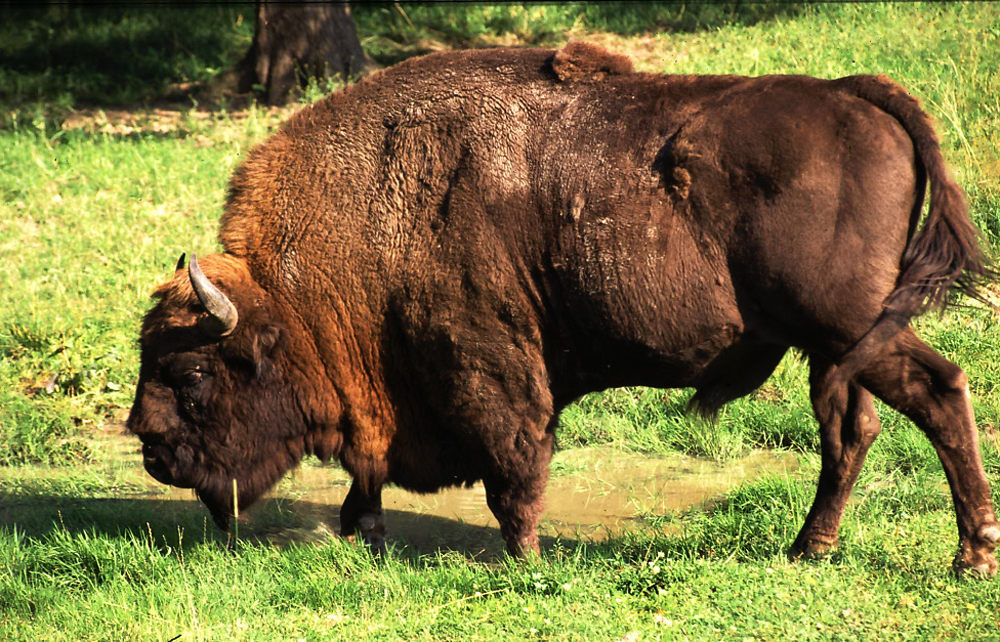
%> input picture Ao/lab1/zubr.jpg, 1000 x 642 px
$ octave zad1.m   (GNU Octave 9; MATLAB toolbox functions it lacks are replaced by stand-ins)
%> lines starting %> are read from the running program, lines starting %| are printed output that depends on the picture
clear;
clc;
close all; %zamkniecie wszystkich otwartych okien

im=imread('zubr.jpg'); %macierz o wymiarach h,w,3 - wysokosc, szerokosc, dane o kolorach (unit8 -> 0-255)
%> im is the input picture: size 642x1000x3 uint8; mean R, G, B 124.1, 115.2, 62.1
im = double(im)/255; %zmiana wartosci unit8 na double - wiecej operacji na liczbach, ale zakres imshow sie zmienia z 0-255 do 0-1 wiec wszystko jest biale (odczytywna maksymalna wartosc - bialy kolor)
%> im: size 642x1000x3 double
%dzielenie przez 255 pozwala miec odpowiedni zakres do wyswietlenia obrazu jako double
%imshow(im); %wyswietlenie obrazu - imshow nie wyswietla wykresow - tylko zdjecia

%wyswietlenie 2 obrazkow na raz
figure; %otworzenie nowego okna, trzeba je zamykac recznie
imshow(im);
subplot(2,1,1); %otworzenie 2 obrazow w jednym oknie - h-ilosc okien w wysokosci, w-szeokosci, i-na ktorym obszarze dzialamy
imshow(im);
subplot(2,1,2);
imshow(im);

greenim = im; %skopiowanie obrazka
greenim(:,:,[1,3])=0; %zmiana na sama warstwe zielona
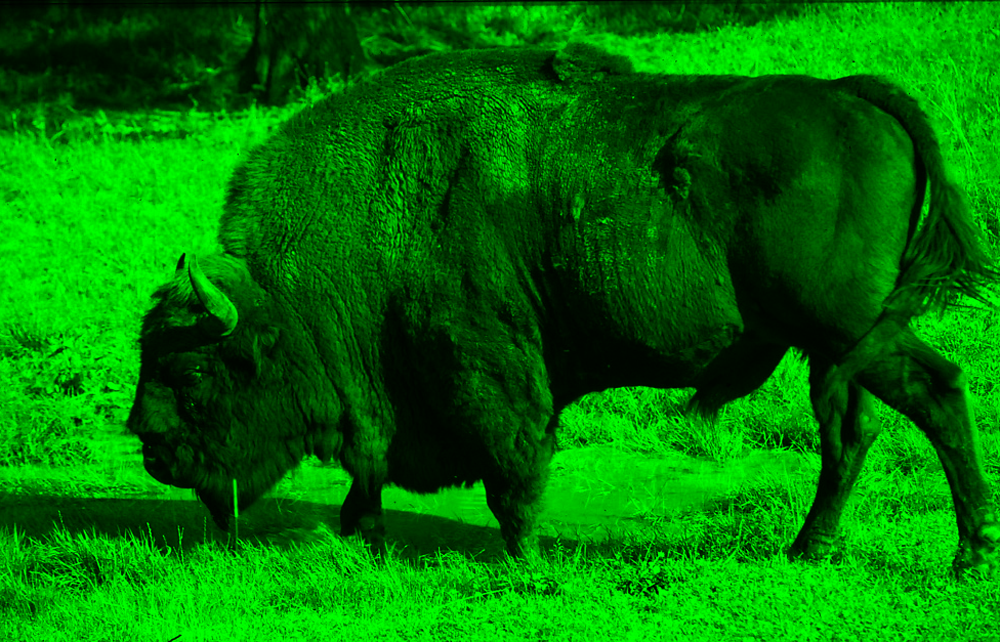
%> greenim: size 642x1000x3 double; mean R, G, B 0, 0.452, 0
subplot(1,2,1);
imshow(greenim);
subplot(1,2,2);
imshow(im(:,:,2)); %interpretuje jako szarosc a nie zielony

%wyswietlenie 3 warstw kolorow w skali szarosci
subplot(2,3,1);
imshow(im(:,:,1));
subplot(2,3,2);
imshow(im(:,:,2));
subplot(2,3,3);
imshow(im(:,:,3));

%wyswietlenie histogramu
subplot(2,3,4);
imhist(im(:,:,1));
subplot(2,3,5);
imhist(im(:,:,2));
subplot(2,3,6);
imhist(im(:,:,3));

%wyswiwtlenie obrazu w skali szarosci
greyim=mean(im,3); %srednia arytmetyczna - usredniamy w 3 kierunku (kolory, domyslnie 1), mozna wziac dowolna inna funkcje akumulacyjna - bierze duzo wartosci i daje jedna
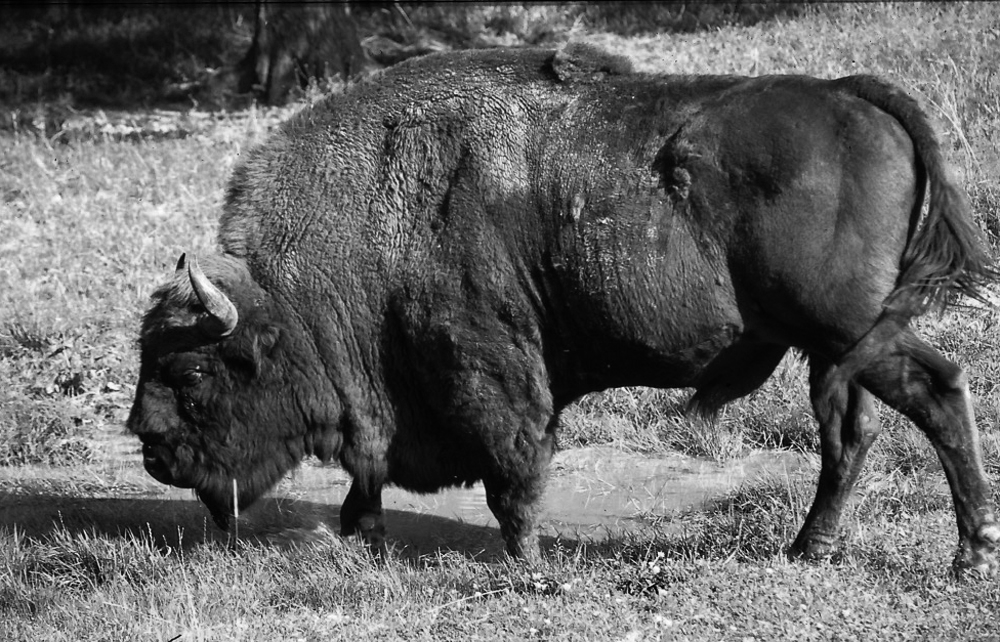
%> greyim: size 642x1000 double; min 0, max 1, mean 0.394
subplot(2,3,1);
imshow(greyim);
%standard YUV  -wagi kolorow wedlug naszej interpretacji swiatla
subplot(2,3,2);
YUV=[.299,.587,.114];
YUV=permute(YUV,[1,3,2]); %funkcja do obrotu macierzy - 3 wymiar, wektor to sposob obrotu
greyim2=sum(im.*YUV,3); %srednia waznona obrazka im - YUV to wagi
imshow(greyim2);
%wbudowana funkcja
subplot(2,3,3);
grayim3=rgb2gray(im);
imshow(grayim3);

subplot(2,3,4);
imhist(greyim);
subplot(2,3,5);
imhist(greyim2);
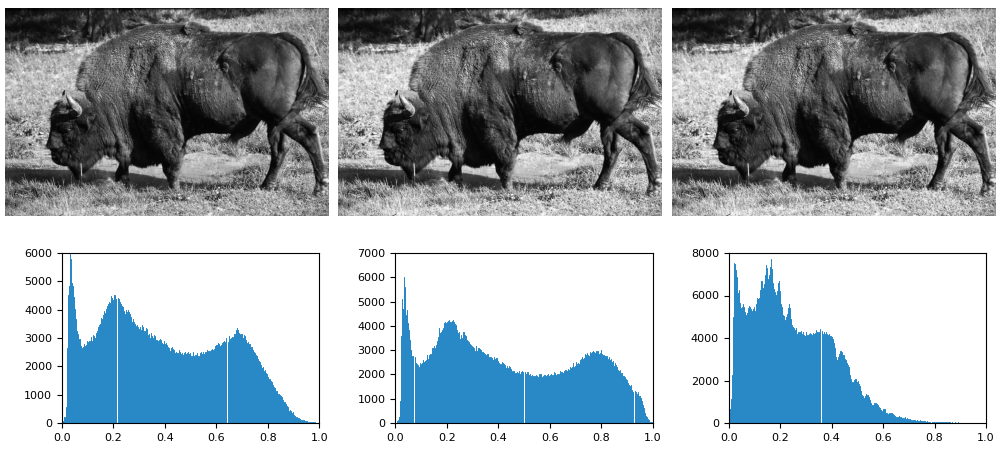
%> figure redrawn from the program's plot data, 6 panels
subplot(2,3,6);
imhist(grayim3);


%dzialanie na -jasnosc, kontrast, gamma

%jasnosc +
b=.2;
bim = grayim3 + b; %zwiekszenie jasnosci o 2
bim(bim>1)=1; %ograniczenie - zeby nie wyszlo poza skale
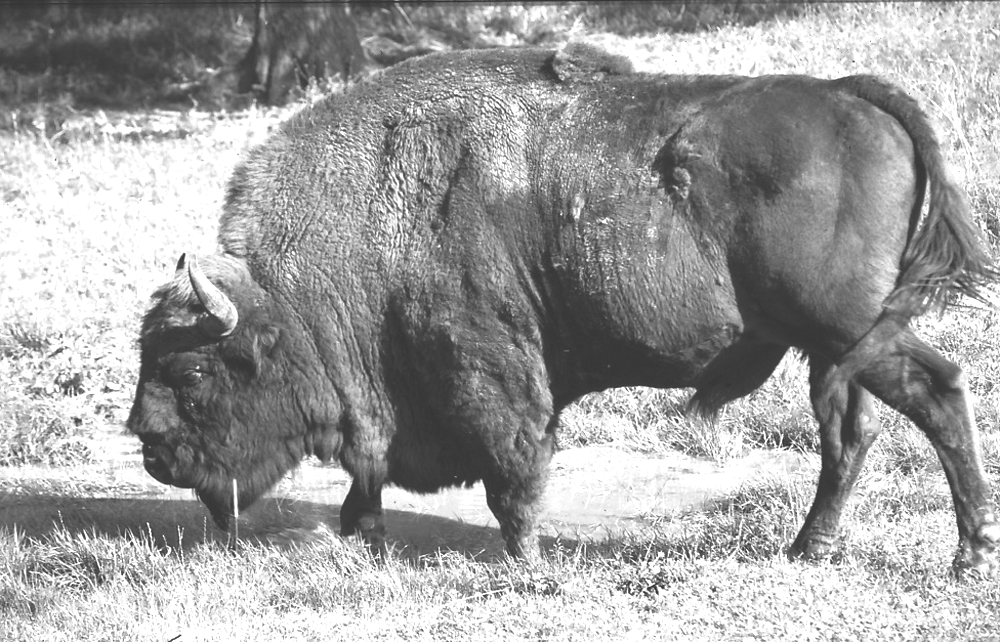
%> bim: size 642x1000 double; min 0.2, max 1, mean 0.629
bim(bim<0)=0;

subplot(3,2,1);
imshow(grayim3);
subplot(3,2,2);
imshow(bim);
subplot(3,2,3);
imhist(grayim3);
subplot(3,2,4);
imhist(bim);
%wyrysowanie wykresu zmiany
subplot(3,2,5);
x=0:1/255:1;
y=x+b;
y(y>1)=1;
y(y<0)=0;
plot(x,y); %wykres jest przesuniety
ylim([0,1]);

%kontrast *
c=0.5; %mniejsxe od 1 -histogram sie zweza, wieksze od 1 - rozszerza sie - tracenie informacji
cim = grayim3 * c; %0 sie nie zmienia, mozna obrac inny taki punkt - dodanie stalej (zawsze jedna wartosc ktora sie nie zmienia)
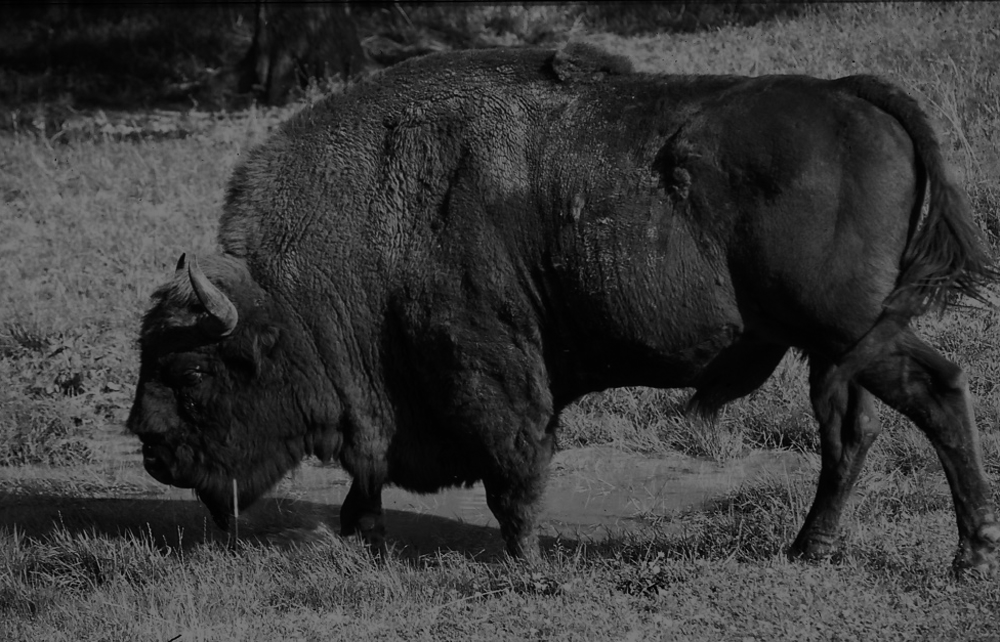
%> cim: size 642x1000 double; min 0, max 0.5, mean 0.219
cim(cim>1)=1;

subplot(3,2,1);
imshow(grayim3);
subplot(3,2,2);
imshow(cim);
subplot(3,2,3);
imhist(grayim3);
subplot(3,2,4);
imhist(cim);
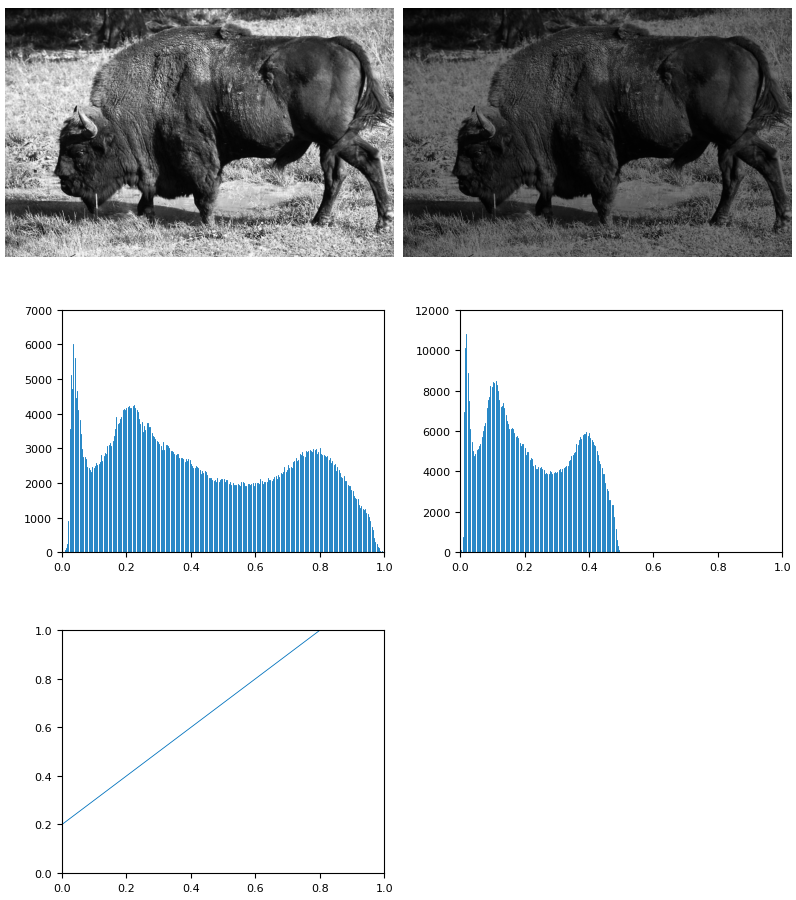
%> figure redrawn from the program's plot data, 5 panels
%wyrysowanie wykresu zmiany
subplot(3,2,5);
x=0:1/255:1;
y=x*c;
y(y>1)=1;
plot(x,y); %wykres jest pochylony
ylim([0,1]);

%gamma ^
g=.5;
gim=grayim3.^g; %czesto zamiast g daje sie 1/g zeby przy rosnacych liczbach obrazek jasnial a nie ciemnial

subplot(3,2,1);
imshow(grayim3);
subplot(3,2,2);
imshow(gim);
subplot(3,2,3);
imhist(grayim3);
subplot(3,2,4);
imhist(gim);
%wyrysowanie wykresu zmiany
subplot(3,2,5);
x=0:1/255:1;
y=x.^g;
plot(x,y); %dla 0.5 - rozciagneicie ciemnych wartosci z przedzialu 0-0.5 do 0-0.75 i zwezenie jasnych wartosci od przedzailu 0.5-1 do 0.75 do 1
%dla g=2 analogicznie tylko w 2 strone
ylim([0,1]);

%b=(-1;1)
%c=(0;nieskonczonosc) suwak logarytmem
%g=(0;nieskonczonosc)

%wyrowannie histogramu - tracimy informacje - do wyswietlania
him=histeq(gim);
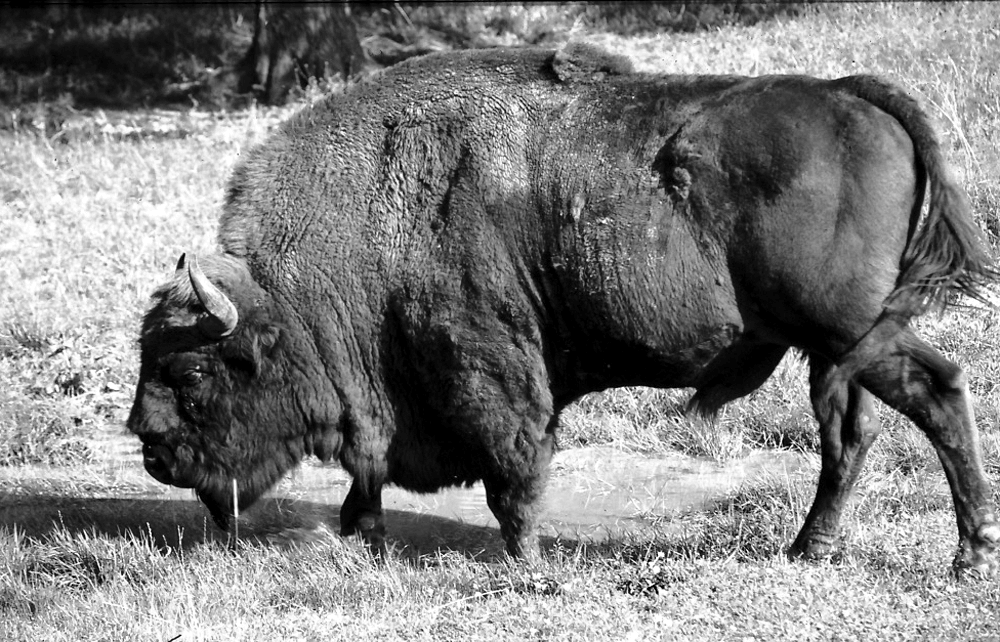
%> him: size 642x1000 double; min 0, max 1, mean 0.495
subplot(2,2,1);
imshow(gim);
subplot(2,2,2);
imshow(him);
subplot(2,2,3);
imhist(gim);
subplot(2,2,4);
imhist(him);s
%> (this line was passed over: s is not available in this run)
